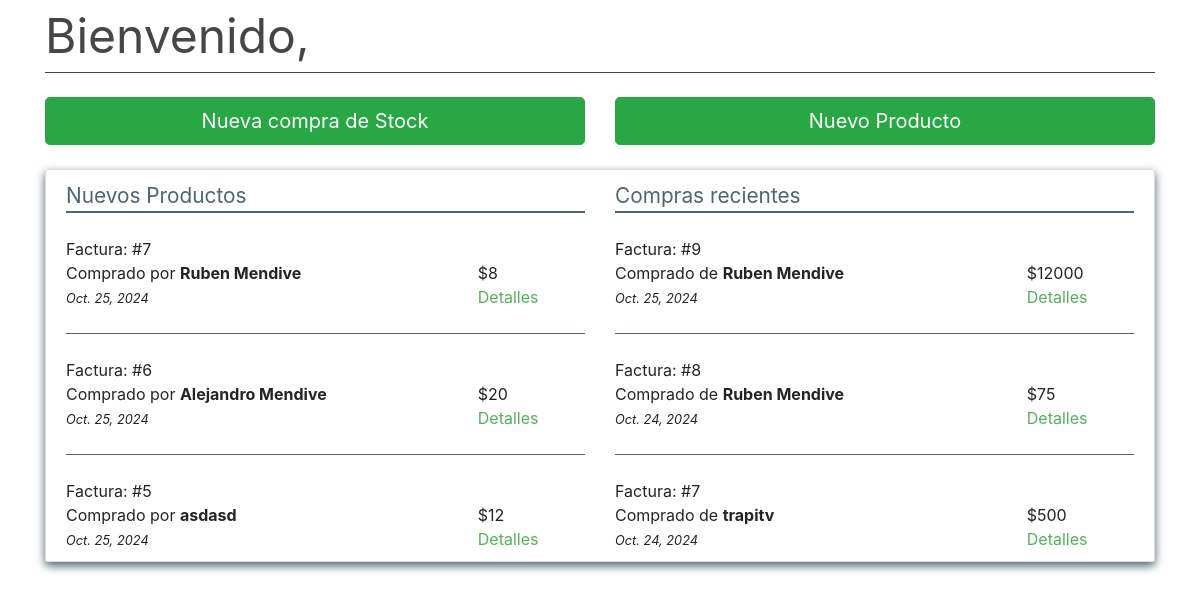
The app's page /, older data.
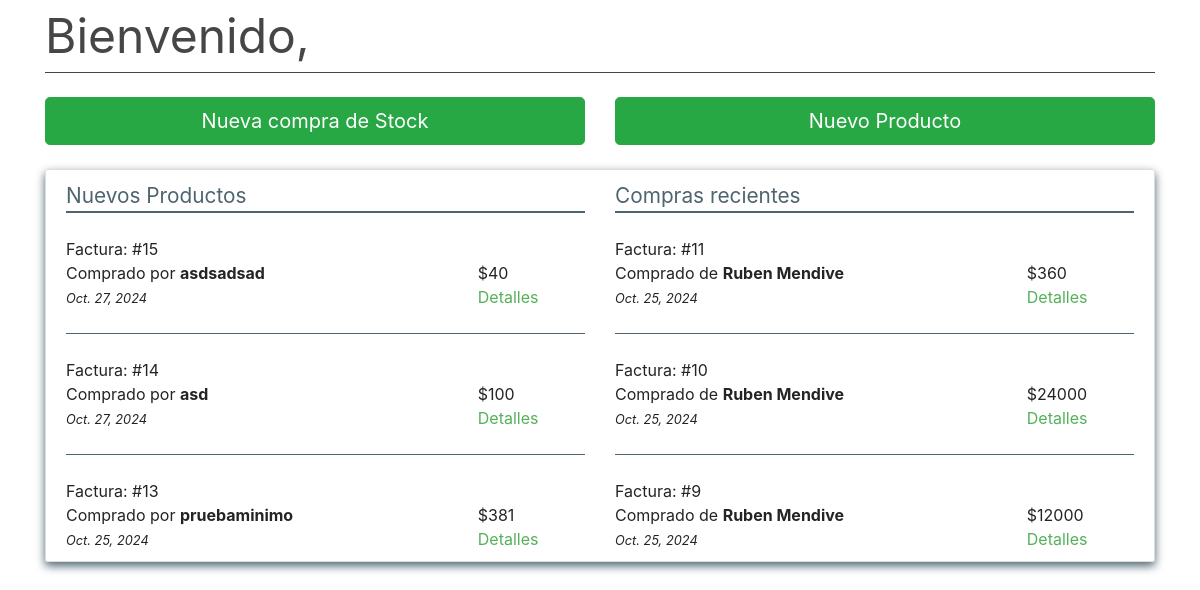
The same page, newer data.
### transactions/models.py (models this page shows, shortened)
class SaleBill(models.Model):
    billno = models.AutoField(primary_key=True)
    time = models.DateTimeField(auto_now=True)
    name = models.CharField(max_length=150)
    phone = models.CharField(max_length=12)
    address = models.CharField(max_length=200)
    email = models.EmailField(max_length=254)
    gstin = models.CharField(max_length=15)
    def get_total_price(self):
        saleitems = SaleItem.objects.filter(billno=self)
        total = 0
        for item in saleitems:
            total += item.totalprice
        return total

class SaleItem(models.Model):
    billno = models.ForeignKey(SaleBill, on_delete=models.CASCADE, related_name='salebillno')
    stock = models.ForeignKey(Stock, on_delete=models.CASCADE, related_name='saleitem')
    quantity = models.IntegerField(default=1)
    perprice = models.IntegerField(default=1)
    totalprice = models.IntegerField(default=1)

class PurchaseBill(models.Model):
    billno = models.AutoField(primary_key=True)
    time = models.DateTimeField(auto_now=True)
    supplier = models.ForeignKey(Supplier, on_delete = models.CASCADE, related_name='purchasesupplier')
    def get_total_price(self):
        purchaseitems = PurchaseItem.objects.filter(billno=self)
        total = 0
        for item in purchaseitems:
            total += item.totalprice
        return total

class Supplier(models.Model):
    id = models.AutoField(primary_key=True)
    name = models.CharField(max_length=150)
    phone = models.CharField(max_length=12, unique=True)
    address = models.CharField(max_length=200)
    email = models.EmailField(max_length=254, unique=True)
    gstin = models.CharField(max_length=15, unique=True)
    is_deleted = models.BooleanField(default=False)

class PurchaseItem(models.Model):
    billno = models.ForeignKey(PurchaseBill, on_delete = models.CASCADE, related_name='purchasebillno')
    stock = models.ForeignKey(Stock, on_delete = models.CASCADE, related_name='purchaseitem')
    quantity = models.IntegerField(default=1)
    perprice = models.IntegerField(default=1)
    totalprice = models.IntegerField(default=1)

### homepage/views.py (the view)
class HomeView(View):
    template_name = "home.html"
    def get(self, request):
        labels = []
        data = []
        min_stock = []
        stockqueryset = Stock.objects.filter(is_deleted=False).order_by('-quantity')
        for item in stockqueryset:
            labels.append(item.name)
            data.append(item.quantity)
            min_stock.append(item.min_stock)  # Agrega el mínimo de seguridad
        sales = SaleBill.objects.order_by('-time')[:3]
        purchases = PurchaseBill.objects.order_by('-time')[:3]
        context = {
            'labels': labels,
            'data': data,
            'min_stock': min_stock,  # Agrega esta lista al contexto
            'sales': sales,
            'purchases': purchases,
        }
        return render(request, self.template_name, context)

### homepage/templates/home.html (shortened to what this page needs)
{% extends "base.html" %}
{% load static %}
{% block content %}
<div style="color:#464646; font-style: bold; font-size: 3rem; border-bottom: 1px solid #464646;">Bienvenido, {{ request.user.username }}</div>
<br>
<div class="row">
    <div class="col-md-6">
        <a href="{% url 'select-supplier' %}" class="btn btn-success btn-lg btn-block btn-huge">Nueva compra de Stock</a>
    </div>
    <div class="col-md-6">
        <a href="{% url 'new-sale' %}" class="btn btn-success btn-lg btn-block btn-huge">Nuevo Producto</a>
    </div>
</div>
<br>
    <div class="content-section">
        <div class="row">
            <div class="col-md-6">
                <div style="color: #4e6570; font-style: bold; font-size: 1.3em; border-bottom: 2px solid #4e6570">Nuevos Productos</div><br>
                {% for item in sales %}
                    {% if not forloop.first %}
                        <br><div style="border-bottom: 0.5px solid #4e6570"></div><br>
                    {% endif %}
                    <div class="row">
                        <div class="col-md-9">
                            Factura: #{{ item.billno }} <br>
                            Comprado por <b>{{ item.name }}</b> <br>
                            <small><i>{{ item.time.date }}</i></small>
                        </div>
                        <div class="col-md-2"> <br> ${{ item.get_total_price }} <br> <a href="{% url 'sale-bill' item.billno %}">Detalles</a> </div>
                    </div>
                {% endfor %}
            </div>
            <div class="col-md-6">
                <div style="color: #4e6570; font-style: bold; font-size: 1.3em; border-bottom: 2px solid #4e6570">Compras recientes</div><br>
                {% for item in purchases %}
                    {% if not forloop.first %}
                        <br><div style="border-bottom: 0.5px solid #4e6570"></div><br>
                    {% endif %}
                    <div class="row">
                        <div class="col-md-9">
                            Factura: #{{ item.billno }} <br>
                            Comprado de <b>{{ item.supplier.name }}</b> <br>
                            <small><i>{{ item.time.date }}</i></small>
                        </div>
                        <div class="col-md-2"> <br>${{ item.get_total_price }} <br> <a href="{% url 'purchase-bill' item.billno %}">Detalles</a> </div>
                    </div>
                {% endfor %}
            </div>
        </div>
    </div>
{% endblock content %}

Row changes from the older to the newer data that the page shows:
no longer on this page (row unchanged): SaleBill: billno "7", name "Ruben Mendive", time "Oct. 25, 2024", get_total_price "8"
no longer on this page (row unchanged): SaleBill: billno "6", name "Alejandro Mendive", time "Oct. 25, 2024", get_total_price "20"
no longer on this page (row unchanged): SaleBill: billno "5", name "asdasd", time "Oct. 25, 2024", get_total_price "12"
no longer on this page (row unchanged): PurchaseBill: billno "8", supplier.name "Ruben Mendive", time "Oct. 24, 2024", get_total_price "75"
no longer on this page (row unchanged): PurchaseBill: billno "7", supplier.name "trapitv", time "Oct. 24, 2024", get_total_price "500"
added SaleBill: billno "15", name "asdsadsad", time "Oct. 27, 2024", get_total_price "40"
added SaleBill: billno "14", name "asd", time "Oct. 27, 2024", get_total_price "100"
added SaleBill: billno "13", name "pruebaminimo", time "Oct. 25, 2024", get_total_price "381"
added PurchaseBill: billno "11", supplier.name "Ruben Mendive", time "Oct. 25, 2024", get_total_price "360"
added PurchaseBill: billno "10", supplier.name "Ruben Mendive", time "Oct. 25, 2024", get_total_price "24000"
